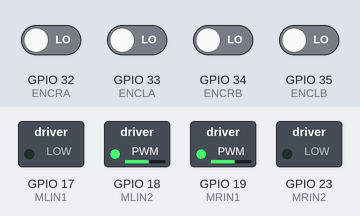
A sketch run on a simulated ESP32. Parts: switched loads named in the sketch (green lamp = pin HIGH). Inputs (shaded band) come from the test bench; at power-on: GPIO 32 (ENCRA), GPIO 33 (ENCLA), GPIO 34 (ENCRB), GPIO 35 (ENCLB) LOW. What the sketch prints to the serial monitor is not drawn.

Above: at 0.1 s.
Timing chart, 0 to 1.6 s (numbered marks = the images above):
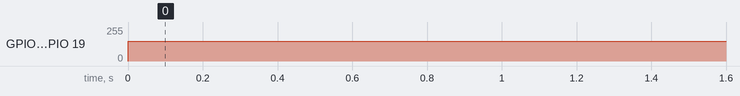

Measured:
- by itself, GPIO 18 (MLIN2), GPIO 19 (MRIN1): 0/255 → 149/255 at 0.00 s

The sketch:

rpm-counter.ino
```cpp
#define ENCRA 32
#define ENCRB 34
#define ENCLA 33
#define ENCLB 35
#define MLIN1 17
#define MLIN2 18
#define MRIN1 19
#define MRIN2 23

int counter1;
int counter2;
int pwmR = 150;
int pwmL = 150;
double prevTime;
double currentTime;
int dt;
int prevDt;
int dTeta1;
int dTeta2;
int prevCounter1;
int prevCounter2;
float rate1;
float rate2;

void IRAM_ATTR isrRA() {
  if (digitalRead(ENCRB))
    counter1++;
  else
    counter1--;
}

void IRAM_ATTR isrRB() {
  if (digitalRead(ENCRA))
    counter1--;
  else
    counter1++;
}

void IRAM_ATTR isrLA() {
  if (digitalRead(ENCLB))
    counter2--;
  else
    counter2++;
}

void IRAM_ATTR isrLB() {
  if (digitalRead(ENCLA))
    counter2++;
  else
    counter2--;
}

void setup() {
  // Set up interrupts for wheel encoders
  attachInterrupt(ENCRA, isrRA, FALLING);
  attachInterrupt(ENCRB, isrRB, FALLING);
  attachInterrupt(ENCLA, isrLA, FALLING);
  attachInterrupt(ENCLB, isrLB, FALLING);
  pinMode(ENCRA, INPUT);
  pinMode(ENCLA, INPUT);
  pinMode(ENCRB, INPUT);
  pinMode(ENCLB, INPUT);

  // Set up motor control pins
  ledcAttachPin(MLIN2, 0);
  ledcAttachPin(MRIN1, 1);
  ledcSetup(0, 50, 8);
  ledcSetup(1, 50, 8);
  pinMode(MLIN1, OUTPUT);
  pinMode(MRIN2, OUTPUT);

  Serial.begin(115200);  // Initialize Serial communication
}

void loop() {
  // Main code that runs repeatedly
  digitalWrite(MLIN2, LOW);
  digitalWrite(MRIN2, LOW);
  ledcWrite(1, pwmR);
  ledcWrite(0, pwmL);

  currentTime = millis();
  dt = (int)currentTime - prevTime;

  if (dt == 0) {
    dt = prevDt;
  }
  prevDt = dt;

  dTeta1 = counter1 - prevCounter1;
  prevCounter1 = counter1;
  rate1 = (float)dTeta1 / dt;

  dTeta2 = counter2 - prevCounter2;
  prevCounter2 = counter2;
  rate2 = (float)dTeta2 / dt;

  prevTime = currentTime;

  // Print values to Serial monitor
  Serial.print("rate1 = ");
  Serial.println(rate1);  // Degree per second for motor R
  Serial.print("rate2 = ");
  Serial.println(rate2);  // Degree per second for motor L
  Serial.print("dTeta1 = ");
  Serial.println(dTeta1); // Degree change for R wheel (current - previous)
  Serial.print("dTeta2 = ");
  Serial.println(dTeta2); // Degree change for L wheel (current - previous)
  Serial.print("Counter1 = ");
  Serial.println(counter1);  // Total degrees for R wheel
  Serial.print("Counter2 = ");
  Serial.println(counter2);  // Total degrees for L wheel
  Serial.println("----------------------------");

  delay(200);
}
```
